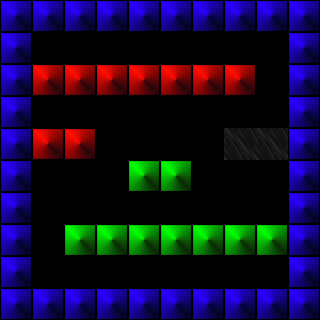

Tiled map render using the project's own tile images. Description and the whole map definition, tile-layer contents included, below:
An orthogonal 10x10 tile map with 32x32 px tiles, 1 tile layer (Tile Layer 1).

<map version="1.10" tiledversion="1.11.0" orientation="orthogonal" renderorder="right-down" width="10" height="10" tilewidth="32" tileheight="32" infinite="0" nextlayerid="2" nextobjectid="1">
 <tileset firstgid="1" name="Tile Set" tilewidth="32" tileheight="32" tilecount="7" columns="0">
  <grid orientation="orthogonal" width="1" height="1" />
  <tile id="7">
   <image source="../../tiles/orthogonal/tile0.png" width="32" height="32" />
  </tile>
  <tile id="8">
   <image source="../../tiles/orthogonal/tile1.png" width="32" height="32" />
  </tile>
  <tile id="9">
   <image source="../../tiles/orthogonal/tile2.png" width="32" height="32" />
  </tile>
  <tile id="10">
   <image source="../../tiles/orthogonal/tile3.png" width="32" height="32" />
  </tile>
  <tile id="11">
   <image source="../../tiles/orthogonal/tile4.png" width="32" height="32" />
  </tile>
  <tile id="12">
   <image source="../../tiles/orthogonal/tile5.png" width="32" height="32" />
  </tile>
  <tile id="13">
   <image source="../../tiles/orthogonal/tile6.png" width="32" height="32" />
  </tile>
 </tileset>
 <layer id="1" name="Tile Layer 1" width="10" height="10">
  <data encoding="csv">
9,9,9,9,9,9,9,9,9,9,
9,0,0,0,0,0,0,0,0,9,
9,11,11,11,11,11,11,11,0,9,
9,0,0,0,0,0,0,0,0,9,
9,11,11,0,0,0,0,8,8,9,
9,0,0,0,13,13,0,0,0,9,
9,0,0,0,0,0,0,0,0,9,
9,0,13,13,13,13,13,13,13,9,
9,0,0,0,0,0,0,0,0,9,
9,9,9,9,9,9,9,9,9,9
</data>
 </layer>
</map>
